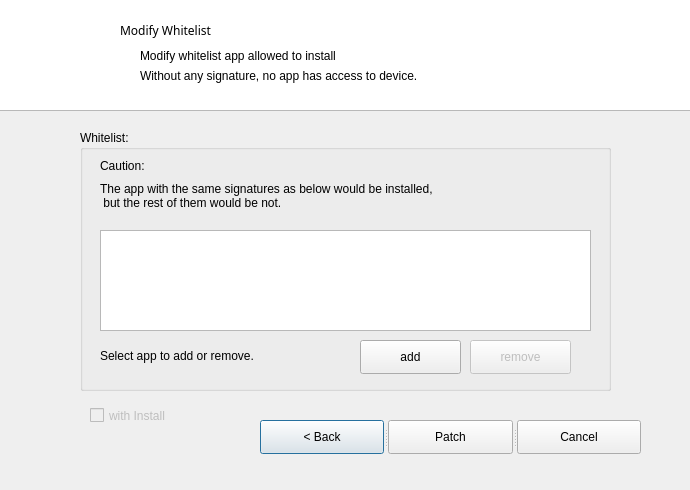
<?xml version="1.0" encoding="UTF-8"?>
<ui version="4.0">
 <class>Dialog</class>
 <widget class="QDialog" name="Dialog">
  <property name="geometry">
   <rect>
    <x>0</x>
    <y>0</y>
    <width>690</width>
    <height>490</height>
   </rect>
  </property>
  <property name="windowTitle">
   <string>FCS_IoT Patch Tool v.1.0</string>
  </property>
  <widget class="QSplitter" name="splitter">
   <property name="geometry">
    <rect>
     <x>260</x>
     <y>420</y>
     <width>381</width>
     <height>34</height>
    </rect>
   </property>
   <property name="orientation">
    <enum>Qt::Horizontal</enum>
   </property>
   <widget class="QPushButton" name="btn_back">
    <property name="styleSheet">
     <string notr="true">font: 9pt &quot;Arial&quot;;</string>
    </property>
    <property name="text">
     <string>&lt; Back</string>
    </property>
   </widget>
   <widget class="QPushButton" name="btn_patch">
    <property name="enabled">
     <bool>true</bool>
    </property>
    <property name="styleSheet">
     <string notr="true">font: 9pt &quot;Arial&quot;;</string>
    </property>
    <property name="text">
     <string>Patch</string>
    </property>
   </widget>
   <widget class="QPushButton" name="btn_quit">
    <property name="styleSheet">
     <string notr="true">font: 9pt &quot;Arial&quot;;</string>
    </property>
    <property name="text">
     <string>Cancel</string>
    </property>
   </widget>
  </widget>
  <widget class="QListWidget" name="listWidget">
   <property name="geometry">
    <rect>
     <x>-10</x>
     <y>-20</y>
     <width>701</width>
     <height>131</height>
    </rect>
   </property>
  </widget>
  <widget class="QLabel" name="label_logo">
   <property name="geometry">
    <rect>
     <x>10</x>
     <y>-10</y>
     <width>101</width>
     <height>111</height>
    </rect>
   </property>
   <property name="text">
    <string/>
   </property>
   <property name="pixmap">
    <pixmap>../qrc/100.png</pixmap>
   </property>
  </widget>
  <widget class="QLabel" name="label_6">
   <property name="geometry">
    <rect>
     <x>120</x>
     <y>10</y>
     <width>381</width>
     <height>41</height>
    </rect>
   </property>
   <property name="font">
    <font>
     <family>Arial Rounded MT Bold</family>
     <pointsize>9</pointsize>
     <weight>50</weight>
     <italic>false</italic>
     <bold>false</bold>
    </font>
   </property>
   <property name="styleSheet">
    <string notr="true">
font: 9pt &quot;Arial Rounded MT Bold&quot;;</string>
   </property>
   <property name="text">
    <string>Modify Whitelist</string>
   </property>
   <property name="alignment">
    <set>Qt::AlignLeading|Qt::AlignLeft|Qt::AlignVCenter</set>
   </property>
  </widget>
  <widget class="QLabel" name="label_3">
   <property name="geometry">
    <rect>
     <x>140</x>
     <y>40</y>
     <width>421</width>
     <height>31</height>
    </rect>
   </property>
   <property name="styleSheet">
    <string notr="true">font: 9pt &quot;Arial&quot;;</string>
   </property>
   <property name="text">
    <string>Modify whitelist app allowed to install</string>
   </property>
  </widget>
  <widget class="QGroupBox" name="groupBox">
   <property name="geometry">
    <rect>
     <x>80</x>
     <y>130</y>
     <width>531</width>
     <height>261</height>
    </rect>
   </property>
   <property name="styleSheet">
    <string notr="true">font: 75 9pt &quot;Arial&quot;;</string>
   </property>
   <property name="title">
    <string>Whitelist:</string>
   </property>
   <widget class="QPushButton" name="btn_add">
    <property name="geometry">
     <rect>
      <x>280</x>
      <y>210</y>
      <width>101</width>
      <height>34</height>
     </rect>
    </property>
    <property name="styleSheet">
     <string notr="true">font: 9pt &quot;Arial&quot;;</string>
    </property>
    <property name="text">
     <string>add</string>
    </property>
   </widget>
   <widget class="QPushButton" name="btn_remove">
    <property name="enabled">
     <bool>false</bool>
    </property>
    <property name="geometry">
     <rect>
      <x>390</x>
      <y>210</y>
      <width>101</width>
      <height>34</height>
     </rect>
    </property>
    <property name="styleSheet">
     <string notr="true">font: 9pt &quot;Arial&quot;;</string>
    </property>
    <property name="text">
     <string>remove</string>
    </property>
   </widget>
   <widget class="QLabel" name="label_pub">
    <property name="geometry">
     <rect>
      <x>20</x>
      <y>210</y>
      <width>201</width>
      <height>31</height>
     </rect>
    </property>
    <property name="minimumSize">
     <size>
      <width>0</width>
      <height>0</height>
     </size>
    </property>
    <property name="maximumSize">
     <size>
      <width>1000</width>
      <height>16777215</height>
     </size>
    </property>
    <property name="font">
     <font>
      <family>Arial</family>
      <pointsize>9</pointsize>
      <weight>50</weight>
      <italic>false</italic>
      <bold>false</bold>
     </font>
    </property>
    <property name="styleSheet">
     <string notr="true">font: 9pt &quot;Arial&quot;;</string>
    </property>
    <property name="text">
     <string>Select app to add or remove.</string>
    </property>
   </widget>
   <widget class="QLabel" name="label">
    <property name="geometry">
     <rect>
      <x>20</x>
      <y>40</y>
      <width>491</width>
      <height>51</height>
     </rect>
    </property>
    <property name="font">
     <font>
      <family>Arial</family>
      <pointsize>9</pointsize>
      <weight>9</weight>
      <italic>false</italic>
      <bold>false</bold>
     </font>
    </property>
    <property name="styleSheet">
     <string notr="true">font: 75 9pt &quot;Arial&quot;;</string>
    </property>
    <property name="text">
     <string>The app with the same signatures as below would be installed, 
 but the rest of them would be not.</string>
    </property>
   </widget>
   <widget class="QListWidget" name="listWidget_apk">
    <property name="geometry">
     <rect>
      <x>20</x>
      <y>100</y>
      <width>491</width>
      <height>101</height>
     </rect>
    </property>
    <property name="alternatingRowColors">
     <bool>true</bool>
    </property>
   </widget>
   <widget class="QLabel" name="label_2">
    <property name="geometry">
     <rect>
      <x>20</x>
      <y>10</y>
      <width>491</width>
      <height>51</height>
     </rect>
    </property>
    <property name="font">
     <font>
      <family>Arial</family>
      <pointsize>9</pointsize>
      <weight>9</weight>
      <italic>false</italic>
      <bold>false</bold>
     </font>
    </property>
    <property name="styleSheet">
     <string notr="true">font: 75 9pt &quot;Arial&quot;;</string>
    </property>
    <property name="text">
     <string>Caution:</string>
    </property>
   </widget>
  </widget>
  <widget class="QLabel" name="label_4">
   <property name="geometry">
    <rect>
     <x>140</x>
     <y>60</y>
     <width>421</width>
     <height>31</height>
    </rect>
   </property>
   <property name="styleSheet">
    <string notr="true">font: 9pt &quot;Arial&quot;;</string>
   </property>
   <property name="text">
    <string>Without any signature, no app has access to device.</string>
   </property>
  </widget>
  <widget class="QCheckBox" name="chk_install">
   <property name="enabled">
    <bool>false</bool>
   </property>
   <property name="geometry">
    <rect>
     <x>90</x>
     <y>400</y>
     <width>131</width>
     <height>31</height>
    </rect>
   </property>
   <property name="styleSheet">
    <string notr="true">font: 9pt &quot;Arial&quot;;</string>
   </property>
   <property name="text">
    <string>with Install</string>
   </property>
   <property name="checked">
    <bool>false</bool>
   </property>
  </widget>
  <zorder>listWidget</zorder>
  <zorder>groupBox</zorder>
  <zorder>splitter</zorder>
  <zorder>label_logo</zorder>
  <zorder>label_6</zorder>
  <zorder>label_3</zorder>
  <zorder>label_4</zorder>
  <zorder>chk_install</zorder>
 </widget>
 <resources/>
 <connections/>
</ui>
